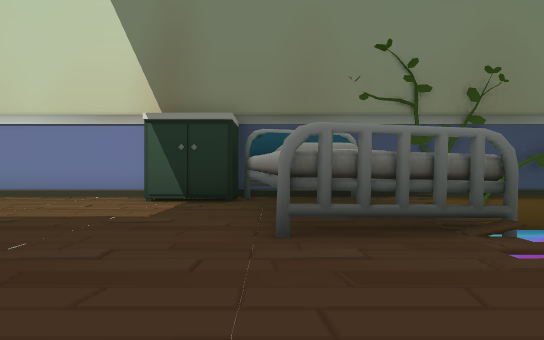
view 1 (above)

14 first-person views from a walk through a 3-D level made in the Unity game engine. The camera is 1.5 m above the floor, looks level and sees 70° across. The floor is counted in squares, 2.31 m on a side. Each view is taken from the middle of a square. On the plan, view 1 faces up. The plan holds only what a view shows up to about 11 squares ahead; the rest is blank. The place goes on beyond the plan. The player character is not drawn. Some surface patterns are stand-ins.

view 2
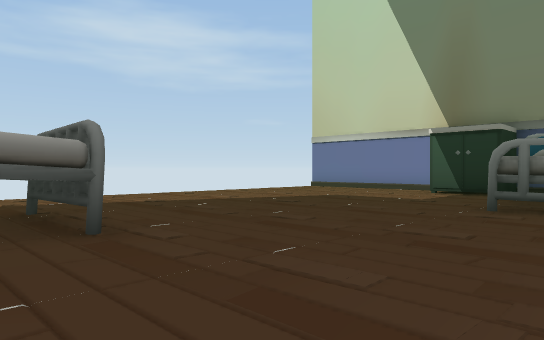

view 3
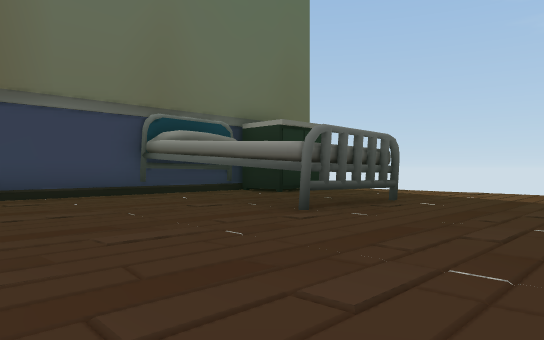

view 4
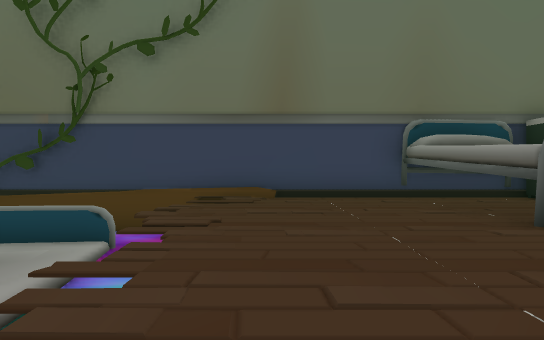

view 5
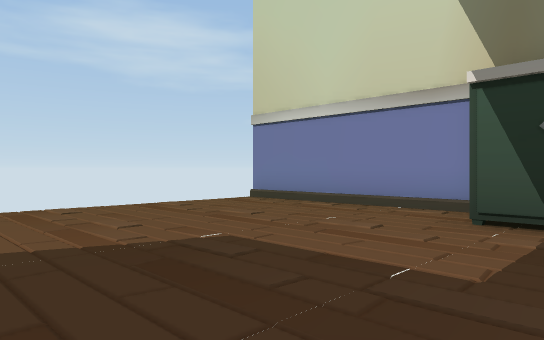

view 6
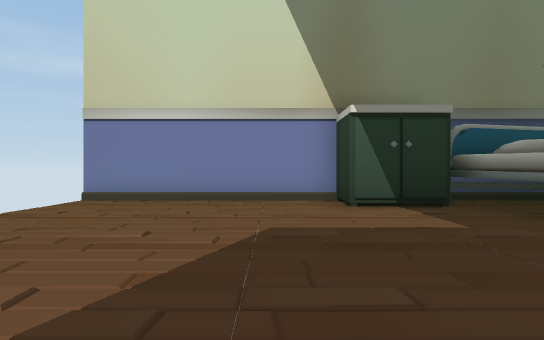

view 7
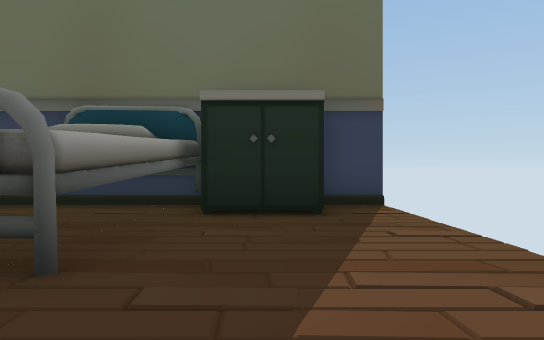

view 8
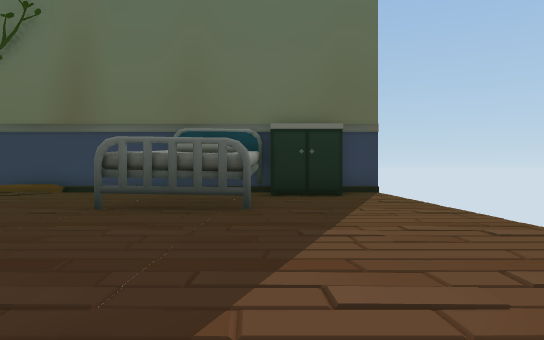

view 9
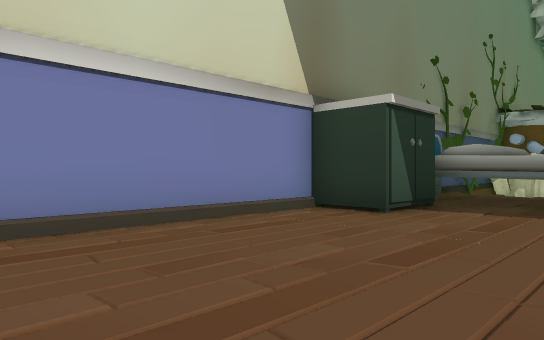

view 10
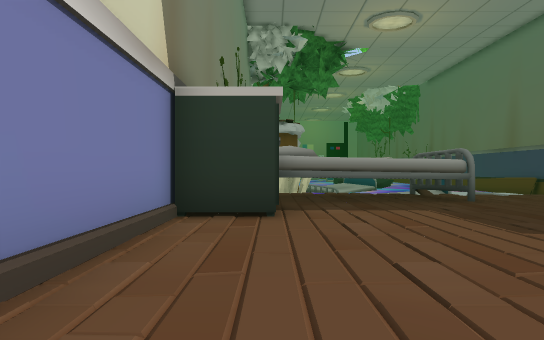

view 11
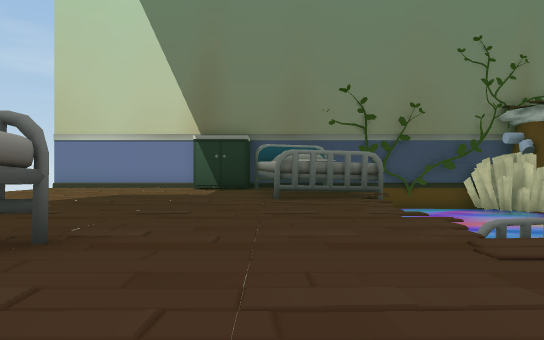

view 12
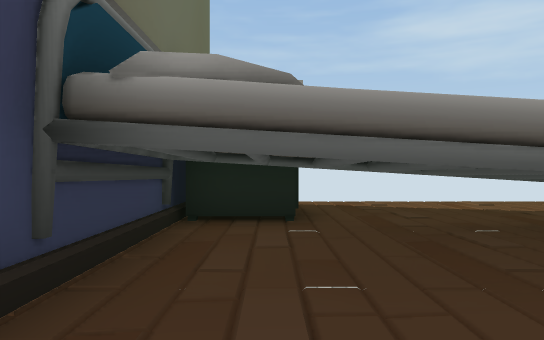

view 13
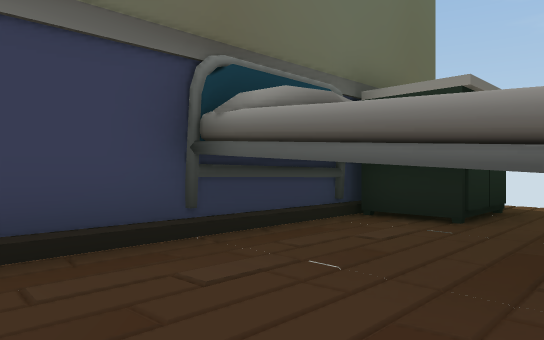

view 14
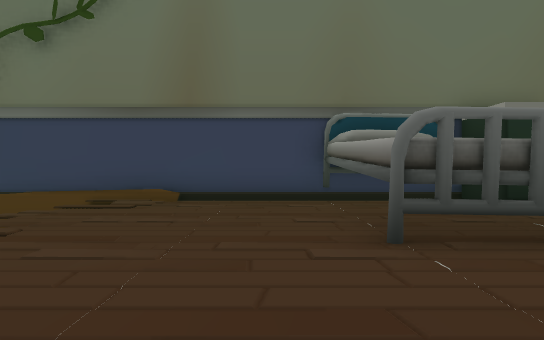

### Floor plan
Key: @ floor where view 1 was taken; # wall or solid block; . floor; / step, stairs or slope; ≈ liquid the walk keeps out of; v drop or lower ground; C cabinet; T thing the floor can be seen under or through; O other object.
Columns run from 8 left of view 1 to 5 right of it. Each row starts with its distance up from view 1.
 10 ######
  9 ......##### ≈#
  8 ......#C# #≈ ≈
  7 ........###
  6 ........### ≈≈
  5 ........###  ≈
  4 ........###≈ ≈
  3 ..........≈  ≈
  2 ........../
  1 ..........≈≈≈
  0 ........@.v≈
 -1 ..........≈≈v
 -2 ....TT#....≈vv
 -3 ....TTT.... ≈v
 -4 ....TTT.... ≈≈
 -5 ..#COTT...≈≈≈
 -6 ..##.....##≈≈≈
 -7 #########

Positions as (right, up) in squares from view 1, and headings:
1: (0, 0), facing up
2: (2, -3), facing up-left
3: (2, 2), facing down-left
4: (1, 3), facing down
5: (-1, 3), facing up-left
6: (-4, 1), facing up
7: (-6, 1), facing down
8: (-5, 5), facing down
9: (-8, 5), facing up-right
10: (-8, 8), facing right
11: (0, -5), facing up
12: (0, -5), facing left
13: (0, -3), facing down-left
14: (-1, 2), facing down
